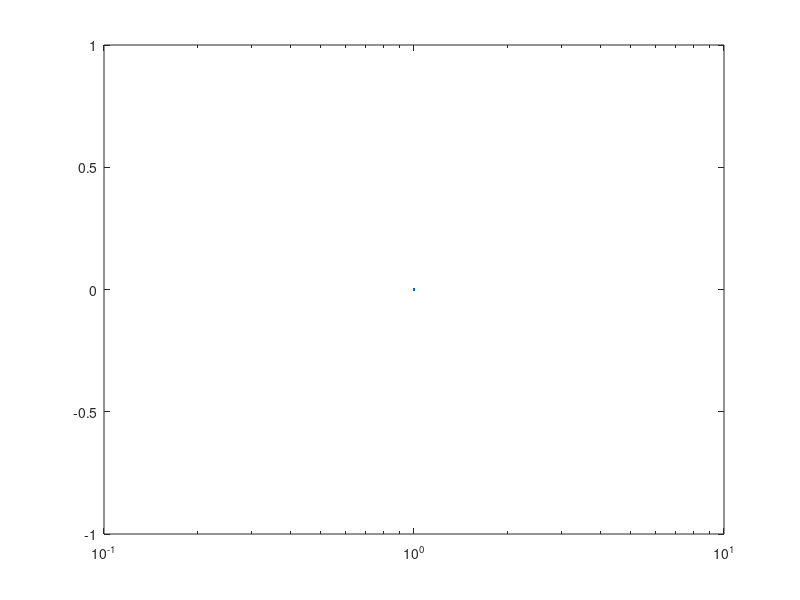

Write the MATLAB code that produced this figure. (Note: this script raises an error after producing the figure.)
%% Gasdynamics
% Script to verify as per Shapiro Vol. 1 p. 102 Fig. 4.19

addpath('gasdynamics')
addpath('num')

expansionRatios = 10.^linspace(0,3, 1e3);
ambientPressureRatios = ...
    [0 0.001 0.002 0.003 0.005 0.010 0.020 0.030 0.050];

k = 1.2;

pa = 1.0143e5;

p0Vector = 0.7*linspace(40*pa, 60*pa, 20);

set(gca, 'FontName', 'Arial')
semilogx(1,0)
hold on
for pa_p0 = ambientPressureRatios
    thrustCoefficients = ...
        arrayfun(@(e) getThrustCoefficient(k, e, pa_p0), expansionRatios);
    semilogx(expansionRatios, thrustCoefficients, 'k');
end

for p0 = p0Vector
    thrustCoefficients = ...
        arrayfun(@(e) getThrustCoefficient(k, e, pa/p0),expansionRatios);
    % semilogx(expansionRatios,thrustCoefficients, 'b');
    idx = find(thrustCoefficients==max(thrustCoefficients));
    semilogx(expansionRatios(idx), thrustCoefficients(idx), 'r.');
end

hold off
xlabel('Expansion Ratio')
ylabel('Thrust coefficient')
grid on
axis([3 9 1.4 1.6])